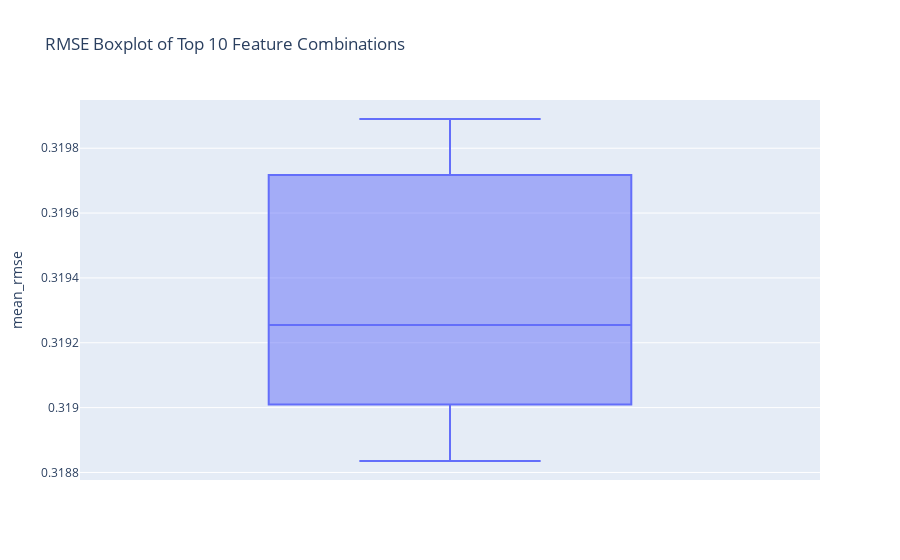

Notebook source saved alongside this figure:
### Code cell
pio.renderers.default = 'plotly_mimetype'
fig = px.box(df_agg_metrics.sort_values(by=['mean_rmse']).head(10), y='mean_rmse', title='RMSE Boxplot of Top 10 Feature Combinations')
fig.show()

### Figure 1 — Plotly figure (JSON) as saved in the notebook; plotly's stock layout.template omitted (floating-point values rounded to 4 significant figures)
{"data": [{"alignmentgroup": "True", "hovertemplate": "mean_rmse=%{y}<extra></extra>", "legendgroup": "", "marker": {"color": "#636efa"}, "name": "", "notched": false, "offsetgroup": "", "orientation": "v", "showlegend": false, "type": "box", "x0": " ", "xaxis": "x", "y": [0.3188, 0.3189, 0.319, 0.3191, 0.3192, 0.3193, 0.3194, 0.3197, 0.3198, 0.3199], "y0": " ", "yaxis": "y"}], "layout": {"autosize": true, "boxmode": "group", "legend": {"tracegroupgap": 0}, "title": {"text": "RMSE Boxplot of Top 10 Feature Combinations"}, "xaxis": {"anchor": "y", "autorange": true, "domain": [0, 1], "range": [-0.5, 0.5], "type": "category"}, "yaxis": {"anchor": "x", "autorange": true, "domain": [0, 1], "range": [0.3188, 0.3199], "title": {"text": "mean_rmse"}, "type": "linear"}}}
